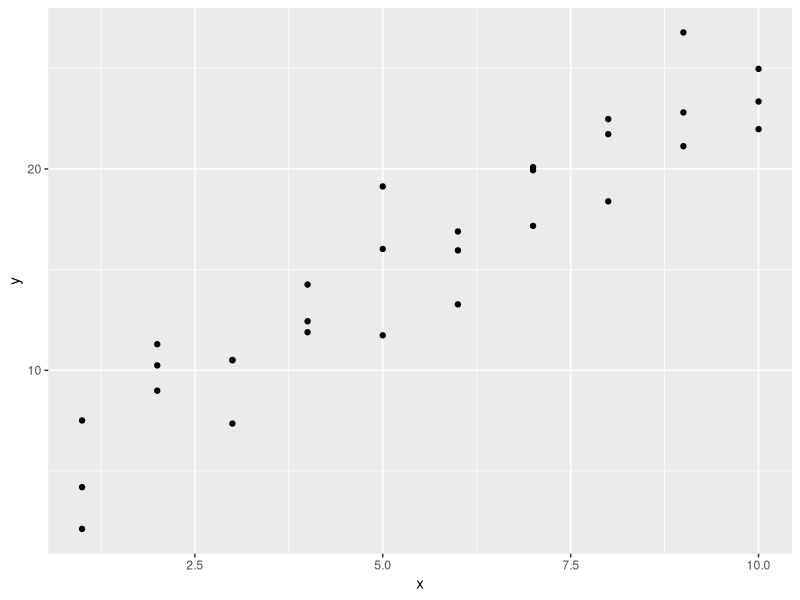
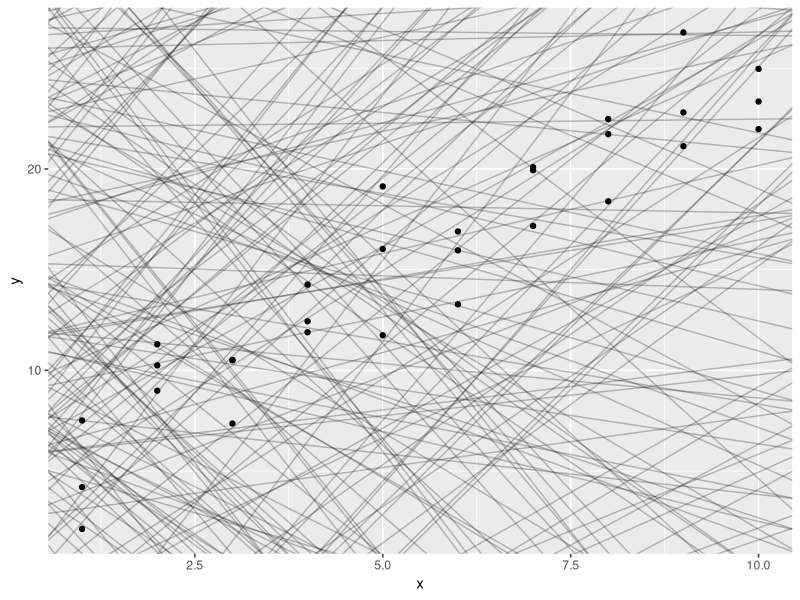
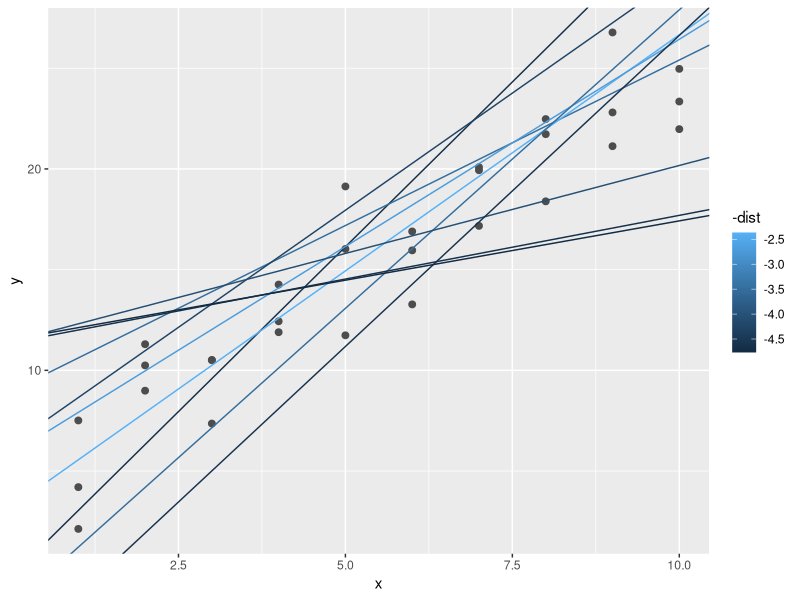
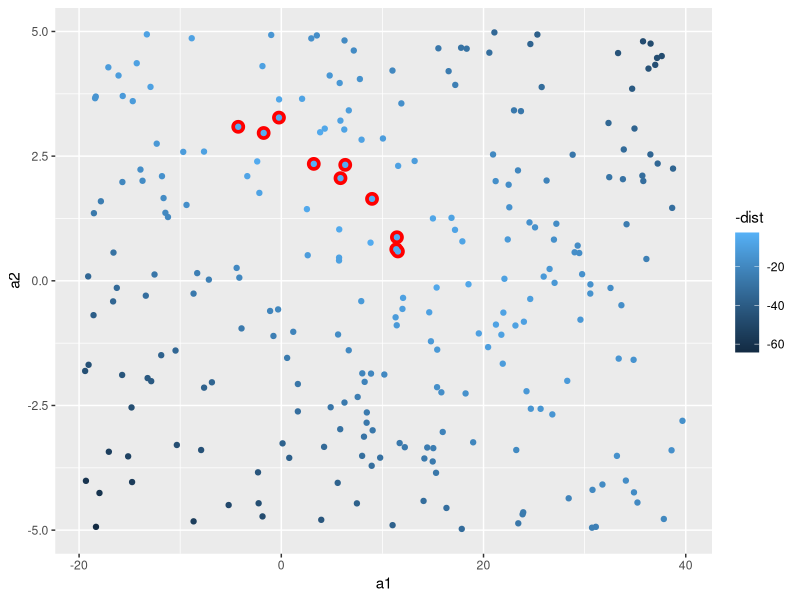
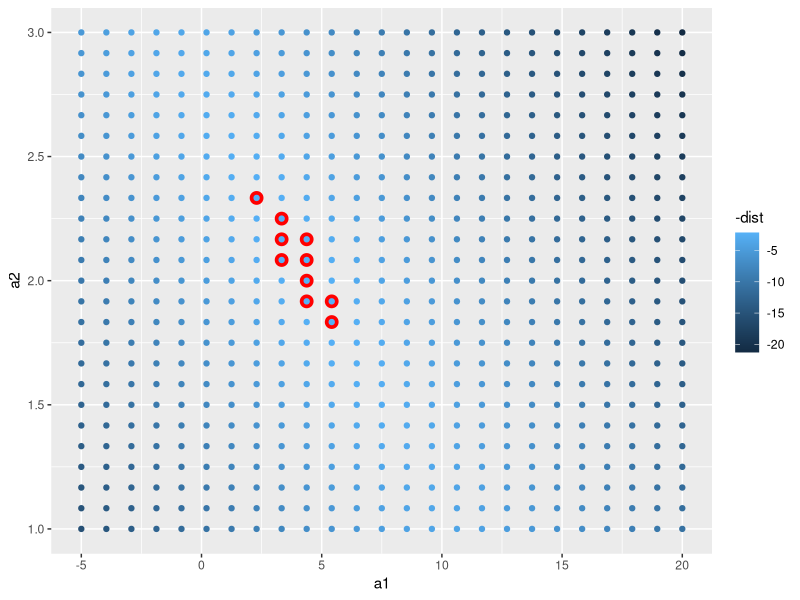
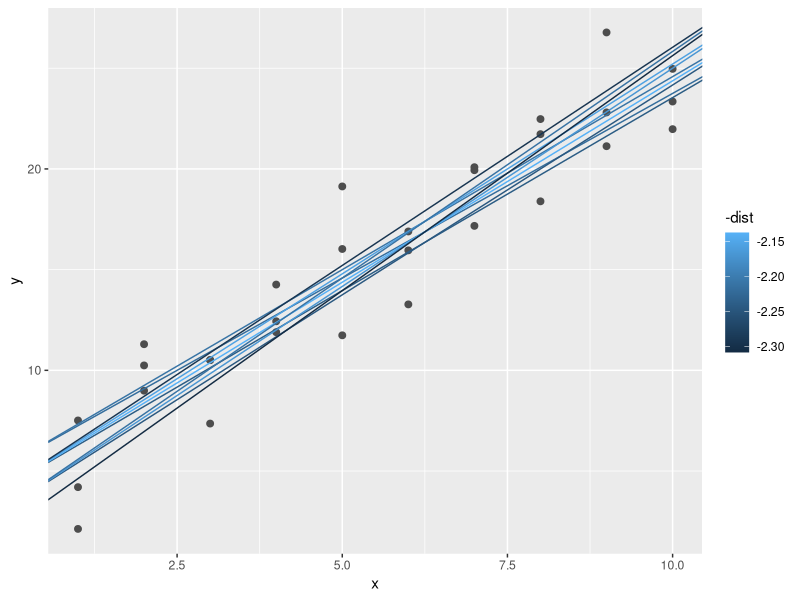
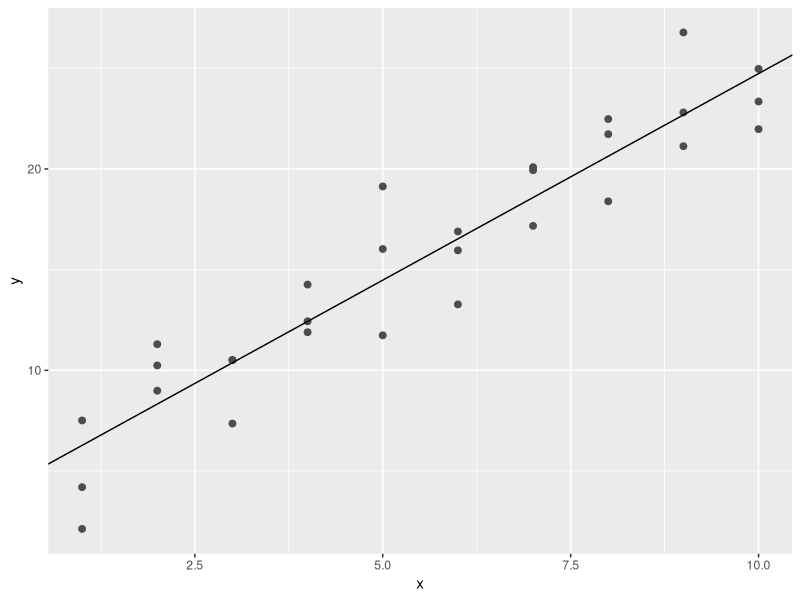
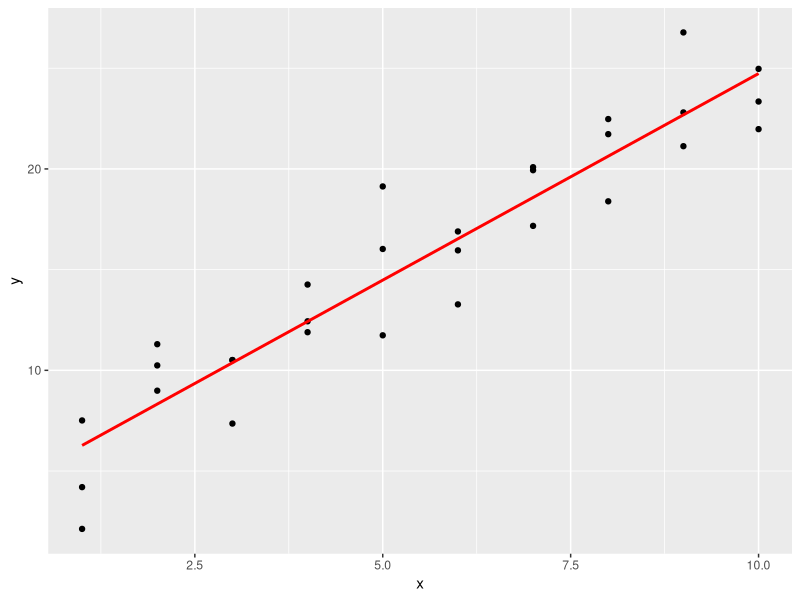

The R script that drew these images, in order:
### MODELS BASICS

library(tidyverse)

library(modelr)
options(na.action = na.warn)

# SIMPLE MODEL -----------------------------------------------------------------

ggplot(sim1, aes(x, y)) + 
  geom_point()

# a linear model family (y = a_0 + a_1 * x) might be a good choice for data
models <- tibble(
  a1 = runif(250, -20, 40),
  a2 = runif(250, -5, 5)
)

ggplot(sim1, aes(x, y)) + 
  geom_abline(aes(intercept = a1, slope = a2), data = models, alpha = 1/4) +
  geom_point() 

# to find best model, can calculate vertical distance data & prediction
# first turn model family into an R function
model1 <- function(a, data) {
  a[1] + data$x * a[2]
}
model1(c(7, 1.5), sim1)

# summarize distance btwn data & prediction using RMSD
measure_distance <- function(mod, data) {
  diff <- data$y - model1(mod, data)
  sqrt(mean(diff ^ 2))
}
measure_distance(c(7, 1.5), sim1)

# use purrr to compute the distance for all models
# helper function bc measure_distance() expects model as numeric vector of 2
sim1_dist <- function(a1, a2) {
  measure_distance(c(a1, a2), sim1)
}

models <- models %>% 
  mutate(dist = purrr::map2_dbl(a1, a2, sim1_dist))
models

# overlay ten best models on the data
ggplot(sim1, aes(x, y)) + 
  geom_point(size = 2, colour = "grey30") + 
  geom_abline(
    aes(intercept = a1, slope = a2, colour = -dist), 
    data = filter(models, rank(dist) <= 10)
  )

# visualize models as a1 against a2
ggplot(models, aes(a1, a2)) +
  geom_point(data = filter(models, rank(dist) <= 10), size = 4, colour = "red") +
  geom_point(aes(colour = -dist))

# rather than use random models, could do a grid search (evely spaced points)
grid <- expand.grid(
  a1 = seq(-5, 20, length = 25),
  a2 = seq(1, 3, length = 25)
) %>% 
  mutate(dist = purrr::map2_dbl(a1, a2, sim1_dist))

grid %>% 
  ggplot(aes(a1, a2)) +
  geom_point(data = filter(grid, rank(dist) <= 10), size = 4, colour = "red") +
  geom_point(aes(colour = -dist)) 

ggplot(sim1, aes(x, y)) + 
  geom_point(size = 2, colour = "grey30") + 
  geom_abline(
    aes(intercept = a1, slope = a2, colour = -dist), 
    data = filter(grid, rank(dist) <= 10)
  )

# minimize distance using Newton-Raphson search by using optim()
best <- optim(c(0, 0), measure_distance, data = sim1)
best$par
ggplot(sim1, aes(x, y)) + 
  geom_point(size = 2, colour = "grey30") + 
  geom_abline(intercept = best$par[1], slope = best$par[2])

# for linear models, R has special lm() function that uses formulas (y~x)
sim1_mod <- lm(y ~ x, data = sim1)
coef(sim1_mod)

# VISUALIZING MODELS -----------------------------------------------------------

# visualize predictions by first generating evenly spaced grid of values that
# covers region where data lies using modelr::data_grid()
grid <- sim1 %>% 
  data_grid(x) 
grid

# use modelr::add_predictions() to add predictions from model as a new column
grid <- grid %>% 
  add_predictions(sim1_mod) 
grid

# plot predictions using ggplot, works for any type of model
ggplot(sim1, aes(x)) +
  geom_point(aes(y = y)) +
  geom_line(aes(y = pred), data = grid, colour = "red", size = 1)

# add residuals to model using modelr::add_residuals() on og dataset
sim1 <- sim1 %>% 
  add_residuals(sim1_mod)
sim1

# can look at residuals by plotting them on a frequency polygon
ggplot(sim1, aes(resid)) + 
  geom_freqpoly(binwidth = 0.5)

# plot residuals rather than predictor
ggplot(sim1, aes(x, resid)) + 
  geom_ref_line(h = 0) +
  geom_point() 

# FORMULAS & MODEL FAMILIES ----------------------------------------------------

# model_matrix() takes a data frame and a formula and returns a tibble that 
# defines the model equation
df <- tribble(
  ~y, ~x1, ~x2,
  4, 2, 5,
  5, 1, 6
)
model_matrix(df, y ~ x1)

# adding a -1 to the formula forces R to drop the intercept of 1
model_matrix(df, y ~ x1 - 1)

# model matrix grows as you add more variables
model_matrix(df, y ~ x1 + x2)

# for categorical variables, R converts categories to respective integers
# if "Sex" is a category, R would convert "male" to 1 and "female" to 0
df <- tribble(
  ~ sex, ~ response,
  "male", 1,
  "female", 2,
  "male", 1
)
model_matrix(df, response ~ sex)

# sim2 dataset is a categorical dataset
ggplot(sim2) + 
  geom_point(aes(x, y))
mod2 <- lm(y ~ x, data = sim2)

# a model with a categorical x will predict the mean value for each category
grid <- sim2 %>% 
  data_grid(x) %>% 
  add_predictions(mod2)
grid
ggplot(sim2, aes(x)) + 
  geom_point(aes(y = y)) +
  geom_point(data = grid, aes(y = pred), colour = "red", size = 4)

# sim3 contains a categorical predictor & a continuous predictor
ggplot(sim3, aes(x1, y)) + 
  geom_point(aes(colour = x2))

# two possible models for the above data
mod1 <- lm(y ~ x1 + x2, data = sim3)
mod2 <- lm(y ~ x1 * x2, data = sim3)

# need to give a data_grid() to both variables
# can use gather_predictions() to add each prediction to a row
grid <- sim3 %>% 
  data_grid(x1, x2) %>% 
  gather_predictions(mod1, mod2)
grid

# visualize results for both models using faceting
ggplot(sim3, aes(x1, y, colour = x2)) + 
  geom_point() + 
  geom_line(data = grid, aes(y = pred)) + 
  facet_wrap(~ model)

# look at residuals to compare models
sim3 <- sim3 %>% 
  gather_residuals(mod1, mod2)

ggplot(sim3, aes(x1, resid, colour = x2)) + 
  geom_point() + 
  facet_grid(model ~ x2)

# model for 2 continuous variables begins similiarly
# use seq_range() for data_grid() to use regularly spaced grid of values
mod1 <- lm(y ~ x1 + x2, data = sim4)
mod2 <- lm(y ~ x1 * x2, data = sim4)

grid <- sim4 %>% 
  data_grid(
    x1 = seq_range(x1, 5), 
    x2 = seq_range(x2, 5) 
  ) %>% 
  gather_predictions(mod1, mod2)
grid

# display models using geom_tile(), but colors are hard to interpret
ggplot(grid, aes(x1, x2)) + 
  geom_tile(aes(fill = pred)) + 
  facet_wrap(~ model)

# look at model from side with multiple slices
ggplot(grid, aes(x1, pred, colour = x2, group = x2)) + 
  geom_line() +
  facet_wrap(~ model)
ggplot(grid, aes(x2, pred, colour = x1, group = x1)) + 
  geom_line() +
  facet_wrap(~ model)

# can perform transformations inside model formula, but must wrap with I()
df <- tribble(
  ~y, ~x,
  1,  1,
  2,  2, 
  3,  3
)
model_matrix(df, y ~ x^2 + x)
model_matrix(df, y ~ I(x^2) + x)

# use transformations to model non-linear functions, like Taylor's theorem
model_matrix(df, y ~ poly(x, 2))
library(splines)
model_matrix(df, y ~ ns(x, 2))

# EXERCISES --------------------------------------------------------------------

sim1a <- tibble(
  x = rep(1:10, each = 3),
  y = x * 1.5 + 6 + rt(length(x), df = 2)
)
sim1a_mod <- lm(y ~ x, data = sim1a)
sim1a_mod$coefficients

measure_distance <- function(mod, data) {
  diff <- data$y - model1(mod, data)
  mean(abs(diff))
}
best_practice <- optim(c(0, 0), measure_distance, data = sim1a)
best_practice$par
ggplot(sim1a, aes(x, y)) +
  geom_point(size = 2, colour = "grey30") +
  geom_abline(intercept = best_practice$par[1], slope = best_practice$par[2])

sim1_loess <- loess(y ~ x, data = sim1)
sim1_loess

ggplot(sim1, aes(x, y)) +
  geom_point(color = "grey30") +
  geom_smooth(method = "loess")

mod2a <- lm(y ~ x - 1, data = sim2)
mod2 <- lm(y ~ x, data = sim2)
grid <- sim2 %>%
  data_grid(x) %>%
  spread_predictions(mod2, mod2a)
grid

mod1 <- lm(y ~ x1 + x2, data = sim4)
mod2 <- lm(y ~ x1 * x2, data = sim4)
sim4_mods <- gather_residuals(sim4, mod1, mod2)

ggplot(sim4_mods, aes(x = resid, colour = model)) +
  geom_freqpoly(binwidth = 0.5) +
  geom_rug()
